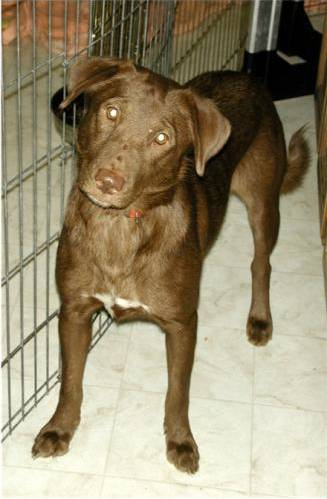
#> input picture hw1/reference/dogs/dog.1.jpg, 327 x 499 px, given in place of pic1.jpg, which was not available
$ jupyter execute --allow-errors B103040045_HW1.ipynb
#> lines starting #> are read from the running program, lines starting #| are printed output that depends on the picture; pictures that were not available may be replaced by others from this repository, and a replacement may not be noted
[cell 1]
# problem 1
# Step1: 輸入數字
flag = True # 用來標記是否輸入成功 (有符合要求)
while flag:
    try:
        num = int(input("請選擇想顯示之圖片編號(1-20):"))
        flag = False

        # 只允許 1-20
        if num > 20 or num < 1:
            raise ValueError('不符合數字範圍')
    except ValueError as msg:
        print(msg)
        flag = True
    except:
        print("Error input! Please try again")
        flag = True
#> this loop made 1 pass; the answer given on pass 1: 1

print()

# Step2: 顯示圖片 picn.jpg
import cv2
from matplotlib import pyplot as plt
filename = "./test/pic" + str(num) + ".jpg" # 檔案路徑
img = cv2.imread(filename) # 透過檔案路徑讀出圖片
#> img is the input picture: shape (499, 327, 3); mean B, G, R 111.5, 139, 150.2
image_rgb = cv2.cvtColor(img, cv2.COLOR_BGR2RGB) # 轉成RGB形式
plt.imshow(image_rgb) # 顯示圖像
plt.show()

# Step 3: 相似度
# Base information for input picture
import numpy as np

def distance(neighbors,img): # 套用規定的距離公式
#> called with neighbors = 3
    img = cv2.resize(img, (64,64)) # 改變圖片大小
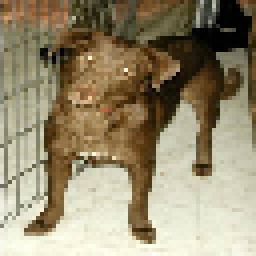
#> img: shape (64, 64, 3) (shown 4 times larger); mean of channels 0, 1, 2 110.9, 138.3, 149.5; drawn as B, G, R
    (R, G, B) = cv2.split(img) # 3 channel
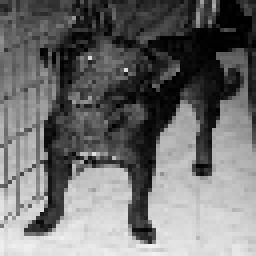
#> R: shape (64, 64) (shown 4 times larger); min 0, max 241, mean 110.9
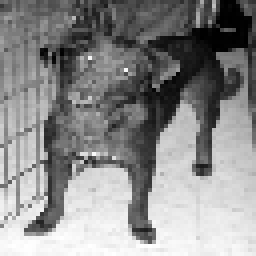
#> G: shape (64, 64) (shown 4 times larger); min 0, max 255, mean 138.3
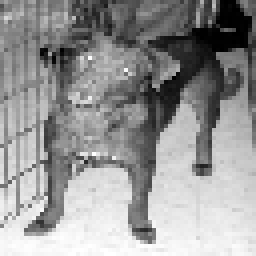
#> B: shape (64, 64) (shown 4 times larger); min 0, max 255, mean 149.5

    dis = []
    for i in range(1,51):
        filename = "./reference/cats/cat." + str(i) + ".jpg" # 檔案路徑
        filename_dog = "./reference/dogs/dog." + str(i) + ".jpg" # 檔案路徑

        image = cv2.imread(filename) # 透過檔案路徑讀出圖片
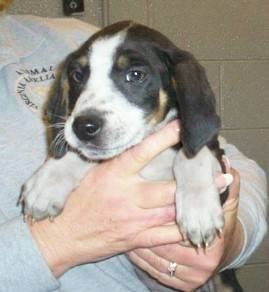
#> input picture hw1/reference/dogs/dog.10.jpg, 269 x 292 px, given in place of cat.1.jpg, which was not available
#> image is the input picture: shape (292, 269, 3); mean B, G, R 149.3, 158.1, 165.1
        image = cv2.resize(image, (64,64)) # 改變圖片大小
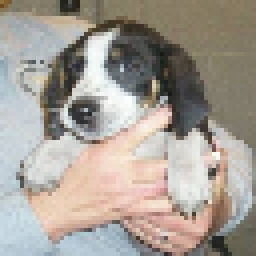
#> image: shape (64, 64, 3) (shown 4 times larger); mean B, G, R 149.2, 157.9, 164.9
        (r, g, b) = cv2.split(image) # 3 channel
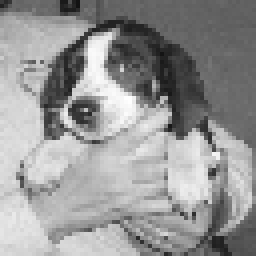
#> r: shape (64, 64) (shown 4 times larger); min 18, max 254, mean 149.2
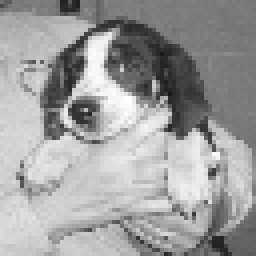
#> g: shape (64, 64) (shown 4 times larger); min 25, max 255, mean 157.9
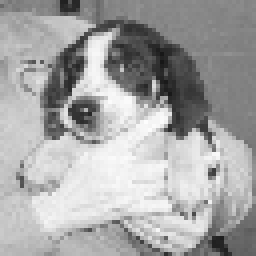
#> b: shape (64, 64) (shown 4 times larger); min 23, max 253, mean 164.9
        Dimage = cv2.imread(filename_dog) # 透過檔案路徑讀出圖片
        Dimage = cv2.resize(Dimage, (64,64)) # 改變圖片大小
        (dr, dg, db) = cv2.split(Dimage) # 3 channel

        sum_cat = 0; sum_dog = 0
        sum_cat = sum_cat + np.absolute(b - B) + np.absolute(g - G) + np.absolute(r - R)
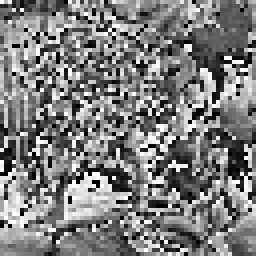
#> sum_cat: shape (64, 64) (shown 4 times larger); min 0, max 255, mean 124.9
        sum_dog = sum_dog + np.absolute(db - B) + np.absolute(dg - G) + np.absolute(dr - R)
#> sum_dog: shape (64, 64); every value is 0
        sum_cat = np.sum(sum_cat)
#> sum_cat = 511697
        sum_dog = np.sum(sum_dog)
#> sum_dog = 0
        sum_cat /= (64*64*3)
#> sum_cat = 41.64
        sum_dog /= (64*64*3)
        dis.append(("cat" + str(i), sum_cat))
        dis.append(("dog" + str(i), sum_dog))

    dis = sorted(dis, key = lambda x: x[1])
    return dis[:neighbors]


predict = [] # cat = 1, dog = 0
def output(img, k =3):   # send different k to test , default is 3
    neighbor = distance(k,img)
    #print(neighbor) # check , can ignore it.

    # 檢查哪個較多 , 預測種類
    cat_num = 0; dog_num = 0
    for i,j in neighbor:
        if i[:3] == 'cat':
            cat_num += 1
        elif i[:3] == 'dog':
            dog_num += 1

    if cat_num > dog_num:
        predict.append(1)
    else:
        predict.append(0)

    return predict

#> (the rest of this cell did not finish here and is left out)

[cell 2]
# Accuracy
Label = [1,0,1,0,1,1,0,0,0,1,1,0,1,0,0,1,0,0,1,1]
accur = []

#> (the rest of this cell did not finish here and is left out)


    accur.append(accuracy_score(Label, predict))
    from sklearn.metrics import accuracy_score
    print("Accuracy for k = " + str(k) + ": %.5f"  %accuracy_score(Label, predict))

[cell 3]
import matplotlib.pyplot as plt
k = [i for i in range(1,51,2)]
#> k = 25 values from 1 to 49
#> (the rest of this cell did not finish here and is left out)
